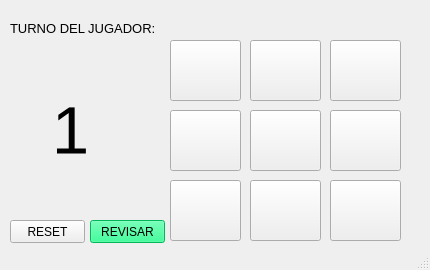
<?xml version="1.0" encoding="UTF-8"?>
<ui version="4.0">
 <class>MainWindow</class>
 <widget class="QMainWindow" name="MainWindow">
  <property name="geometry">
   <rect>
    <x>0</x>
    <y>0</y>
    <width>430</width>
    <height>270</height>
   </rect>
  </property>
  <property name="windowTitle">
   <string>COMUNICACION SERIAL</string>
  </property>
  <widget class="QWidget" name="centralwidget">
   <widget class="QPushButton" name="B00">
    <property name="geometry">
     <rect>
      <x>170</x>
      <y>40</y>
      <width>71</width>
      <height>61</height>
     </rect>
    </property>
    <property name="font">
     <font>
      <pointsize>30</pointsize>
     </font>
    </property>
    <property name="styleSheet">
     <string notr="true"/>
    </property>
    <property name="text">
     <string/>
    </property>
   </widget>
   <widget class="QPushButton" name="B01">
    <property name="geometry">
     <rect>
      <x>250</x>
      <y>40</y>
      <width>71</width>
      <height>61</height>
     </rect>
    </property>
    <property name="font">
     <font>
      <pointsize>30</pointsize>
     </font>
    </property>
    <property name="text">
     <string/>
    </property>
   </widget>
   <widget class="QPushButton" name="B02">
    <property name="geometry">
     <rect>
      <x>330</x>
      <y>40</y>
      <width>71</width>
      <height>61</height>
     </rect>
    </property>
    <property name="font">
     <font>
      <pointsize>30</pointsize>
     </font>
    </property>
    <property name="text">
     <string/>
    </property>
   </widget>
   <widget class="QPushButton" name="B10">
    <property name="geometry">
     <rect>
      <x>170</x>
      <y>110</y>
      <width>71</width>
      <height>61</height>
     </rect>
    </property>
    <property name="font">
     <font>
      <pointsize>30</pointsize>
     </font>
    </property>
    <property name="text">
     <string/>
    </property>
   </widget>
   <widget class="QPushButton" name="B11">
    <property name="geometry">
     <rect>
      <x>250</x>
      <y>110</y>
      <width>71</width>
      <height>61</height>
     </rect>
    </property>
    <property name="font">
     <font>
      <pointsize>30</pointsize>
     </font>
    </property>
    <property name="text">
     <string/>
    </property>
   </widget>
   <widget class="QPushButton" name="B12">
    <property name="geometry">
     <rect>
      <x>330</x>
      <y>110</y>
      <width>71</width>
      <height>61</height>
     </rect>
    </property>
    <property name="font">
     <font>
      <pointsize>30</pointsize>
     </font>
    </property>
    <property name="text">
     <string/>
    </property>
   </widget>
   <widget class="QPushButton" name="B20">
    <property name="geometry">
     <rect>
      <x>170</x>
      <y>180</y>
      <width>71</width>
      <height>61</height>
     </rect>
    </property>
    <property name="font">
     <font>
      <pointsize>30</pointsize>
     </font>
    </property>
    <property name="text">
     <string/>
    </property>
   </widget>
   <widget class="QPushButton" name="B21">
    <property name="geometry">
     <rect>
      <x>250</x>
      <y>180</y>
      <width>71</width>
      <height>61</height>
     </rect>
    </property>
    <property name="font">
     <font>
      <pointsize>30</pointsize>
     </font>
    </property>
    <property name="text">
     <string/>
    </property>
   </widget>
   <widget class="QPushButton" name="B22">
    <property name="geometry">
     <rect>
      <x>330</x>
      <y>180</y>
      <width>71</width>
      <height>61</height>
     </rect>
    </property>
    <property name="font">
     <font>
      <pointsize>30</pointsize>
     </font>
    </property>
    <property name="text">
     <string/>
    </property>
   </widget>
   <widget class="QLabel" name="label">
    <property name="geometry">
     <rect>
      <x>10</x>
      <y>20</y>
      <width>151</width>
      <height>16</height>
     </rect>
    </property>
    <property name="font">
     <font>
      <pointsize>10</pointsize>
     </font>
    </property>
    <property name="text">
     <string>TURNO DEL JUGADOR:</string>
    </property>
   </widget>
   <widget class="QLabel" name="txtJugador">
    <property name="geometry">
     <rect>
      <x>30</x>
      <y>80</y>
      <width>81</width>
      <height>101</height>
     </rect>
    </property>
    <property name="font">
     <font>
      <pointsize>50</pointsize>
     </font>
    </property>
    <property name="text">
     <string>1</string>
    </property>
    <property name="alignment">
     <set>Qt::AlignCenter</set>
    </property>
   </widget>
   <widget class="QPushButton" name="reset">
    <property name="geometry">
     <rect>
      <x>10</x>
      <y>220</y>
      <width>75</width>
      <height>23</height>
     </rect>
    </property>
    <property name="text">
     <string>RESET</string>
    </property>
   </widget>
   <widget class="QPushButton" name="B_revision">
    <property name="geometry">
     <rect>
      <x>90</x>
      <y>220</y>
      <width>75</width>
      <height>23</height>
     </rect>
    </property>
    <property name="styleSheet">
     <string notr="true">background-color: rgb(0, 255, 127);</string>
    </property>
    <property name="text">
     <string>REVISAR</string>
    </property>
   </widget>
  </widget>
  <widget class="QStatusBar" name="statusbar"/>
 </widget>
 <resources/>
 <connections/>
</ui>
